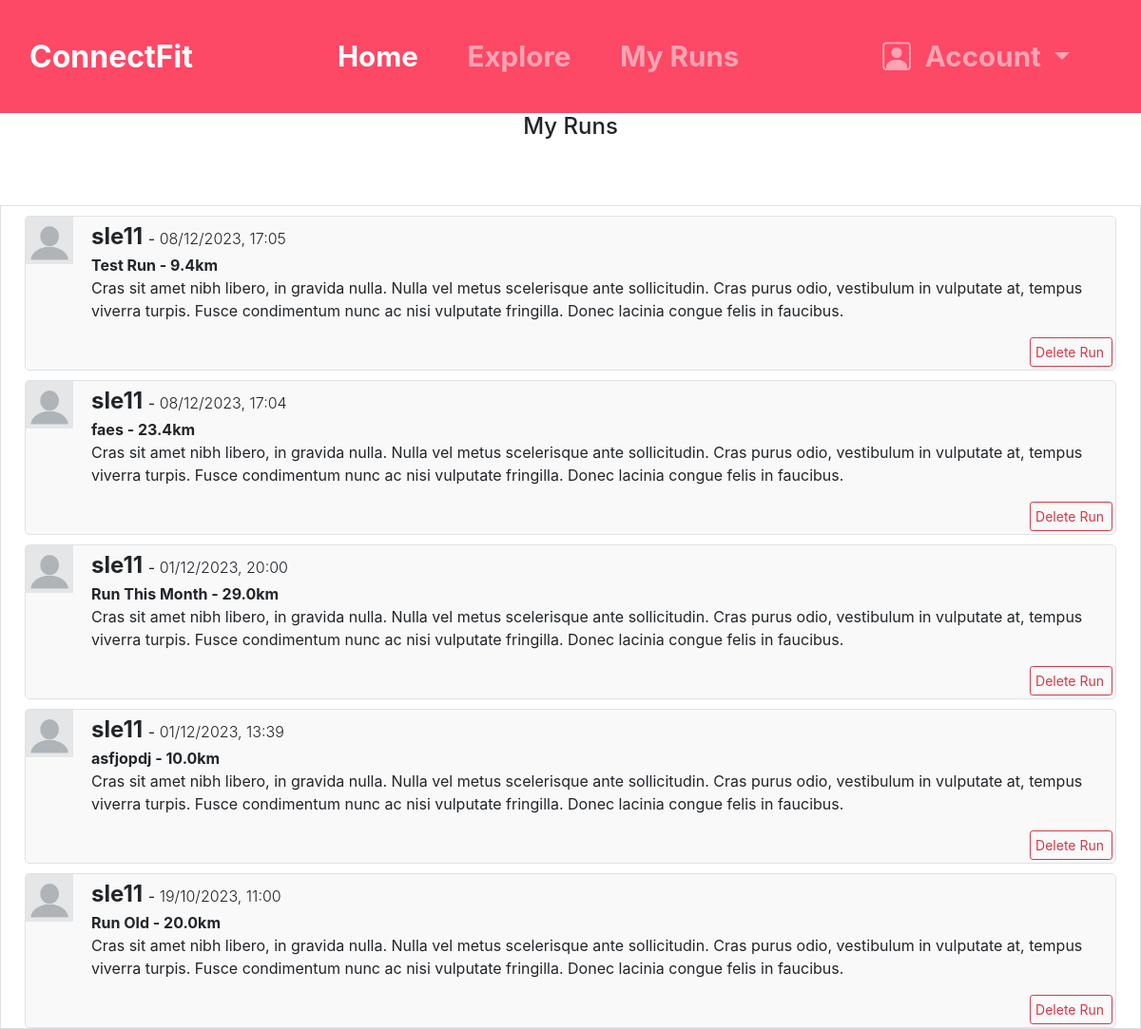
/myruns (signed in), run on the app's committed database.
### app/models.py (models this page shows, shortened)
class users(db.Model, UserMixin):
    id = db.Column(db.Integer, primary_key=True)
    username = db.Column(db.String(500), index=True, unique=True)
    email = db.Column(db.String(500), index=True, unique=True)
    runs = db.relationship('runs', backref='users', lazy='dynamic')
    password = db.Column(db.String(250))
    active = db.Column(db.Boolean)
    roles = db.relationship('Role', secondary=roles_users, backref=db.backref('users', lazy='dynamic'))
    following: db.WriteOnlyMapped['users'] = db.relationship(
        secondary=followers, primaryjoin=(followers.c.follower_id == id),
        secondaryjoin=(followers.c.followed_id == id),
        back_populates='followers')
    followers: db.WriteOnlyMapped['users'] = db.Relationship(
        secondary=followers, primaryjoin = (followers.c.followed_id == id),
        secondaryjoin=(followers.c.follower_id == id),
        back_populates='following')

class runs(db.Model):
    runId = db.Column(db.Integer, primary_key=True)
    user_Id = db.Column(db.Integer, db.ForeignKey('users.id'))
    runTitle = db.Column(db.String(500), index=True)
    runDistance = db.Column(db.Float)
    run_dateTime = db.Column(db.DateTime)
    runDescription = db.Column(db.String(500))

### app/views.py (the view)
@app.route('/myruns')
def myruns():
    userPosts = get_posts(models.runs.query.filter_by(user_Id = current_user.id).order_by(desc(runs.run_dateTime)).all())
    print(userPosts)
    return render_template('myruns.html', title = 'My Runs', navbarOn = True, userPosts = userPosts)

### app/views.py (called while the page is built)
def get_posts(postArr):
    postDictArr = []
    for post in postArr:
        postDict = {}
        postDict['username'] = users.query.get(post.user_Id).username
        postDict['date'] = post.run_dateTime.strftime("%d/%m/%Y, %H:%M")
        postDict['title'] = post.runTitle
        postDict['distance'] = post.runDistance
        postDict['description'] = post.runDescription
        postDictArr.append(postDict)
    return postDictArr

### app/templates/myruns.html
{% extends "base.html" %}
{% block content %}
<div class="container-fluid" style="height:89%;">
    <div class="row" style="height:10%;">
        <div class="col-12 text-center">
            <h4> My Runs </h4>
        </div>
    </div>
    <div class="row border" style="height:90%; overflow-y:scroll;">
        <div class="col-12">
            {% for post in userPosts %}
            <div class="row" style="margin:10px;">
                <div class="media border" style="border-radius:5px; background-color: #f9f9f9;">
                        <img class="mr-3" style="width:50px; height:50px;" src = {{ url_for('static', filename='images/profilePictureTest.webp') }} alt="Profile Picture">
                    <div class="media-body" style="margin:3px;">
                        <b class="mt-0" style="font-size:1.5em;">{{ post['username'] }} </b> - <span class="font-weight-light"> {{ post['date']}} </span> <br>
                        <b>{{ post['title'] }} - {{ post['distance'] }}km </b> <br>
                        <p>Cras sit amet nibh libero, in gravida nulla. Nulla vel metus scelerisque ante sollicitudin. Cras purus odio, vestibulum in vulputate at, tempus viverra turpis. Fusce condimentum nunc ac nisi vulputate fringilla. Donec lacinia congue felis in faucibus.</p>
                        <button type="button" class="btn btn-outline-danger btn-sm float-right" style="padding-left:5px;">Delete Run</button>
                    </div>
                </div>
            </div>
            {% endfor %}
        </div>
    </div>
</div>
{% endblock %}

### app/templates/base.html (shortened to what this page needs)
<!DOCTYPE html>
<html>
    <head>
        <link rel="stylesheet" href="https://stackpath.bootstrapcdn.com/bootstrap/4.2.1/css/bootstrap.min.css">
        <link rel="stylesheet" href="https://cdn.jsdelivr.net/npm/bootstrap-icons@1.11.2/font/bootstrap-icons.min.css">
        <link rel="stylesheet" href={{ url_for('static', filename='css/main.css') }}>
    </head>
    <body>
        {% if navbarOn == True %}
            <nav class="navbar navbar-expand-sm navbar-dark navbar-custom" style="width:100%;">
                <div class="container-fluid">
                    <a class="navbar-brand" href="#">ConnectFit</a>
                    <div class="collapse navbar-collapse" id="navbarSupportedContent">
                        <ul class="navbar-nav me-auto">
                            <li class="nav-item">
                                <a class="nav-link active" aria-current="page" href="/home">Home</a>
                            </li>
                            <li class="nav-item">
                                <a class="nav-link" href="/explore">Explore</a>
                            </li>
                            <li class="nav-item">
                                <a class="nav-link" href="/myruns">My Runs</a>
                            </li>
                        </ul>
                    </div>
                    <ul class="navbar-nav navbar-right">
                        <li class="nav-item dropdown">
                            <a class="nav-link dropdown-toggle" href='#' id="navbarDropdownMenuLink" data-toggle="dropdown" aria-haspopup="true" aria-expanded="false">
                                <i class="bi bi-person-square" style="padding-right:15px;"></i>Account
                            </a>
                        </li>
                    </ul>
                </div>
            </nav>
        {% endif %}
        {% block content %}{% endblock %}
    </body>
</html>

### app/static/css/main.css (style rules this page uses)
html,body { height: 100%; }
.navbar-custom { font-weight: bold; background-color: #fd4866; height: 11%; }
.navbar-brand { padding-right:4em; font-size:2em; }
.nav-item { font-weight: bold; font-size:1.85em; margin-right:1.2em; }

### data on the page
users: username "sle11" "sle11" "sle11" "sle11" "sle11"
runs: title "Test Run", distance "9.4"
runs: title "faes", distance "23.4"
runs: title "Run This Month", distance "29.0"
runs: title "asfjopdj", distance "10.0"
runs: title "Run Old", distance "20.0"

### other printed values
{{ post['date'] }} "08/12/2023, 17:05" "08/12/2023, 17:04" "01/12/2023, 20:00" "01/12/2023, 13:39" "19/10/2023, 11:00"
